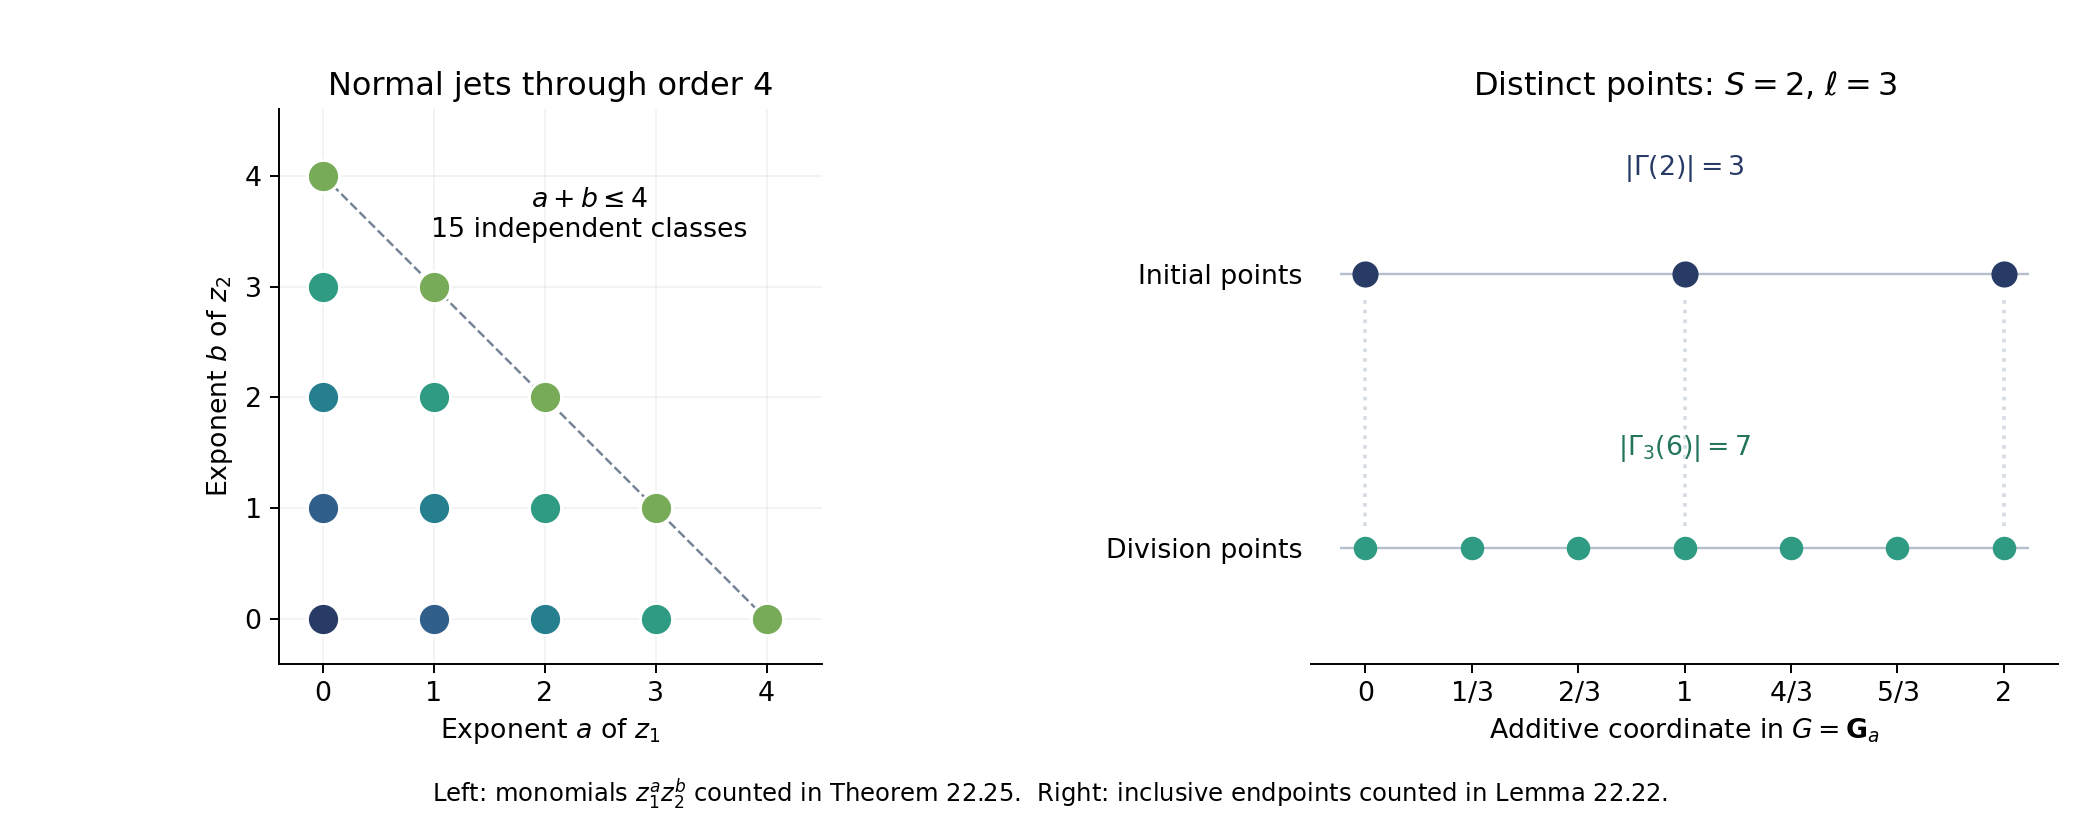

The Python source for this figure:
"""Exact monomial and division-point diagrams for Lesson22, no numerical fitting."""
from pathlib import Path
from math import comb
import matplotlib
matplotlib.use("Agg")
import matplotlib.pyplot as plt
from matplotlib.ticker import MultipleLocator

root = Path(__file__).resolve().parent
plt.rcParams.update({"font.size": 11, "font.family": "DejaVu Sans"})
fig, (left, right) = plt.subplots(1, 2, figsize=(12, 4.8), gridspec_kw={"width_ratios": [1.08, 1]})
colors = ["#283b66", "#315f8c", "#257f8e", "#309b83", "#77ab57"]
T = 4
points = [(a, b) for a in range(T+1) for b in range(T+1-a)]
assert len(points) == comb(T+2, 2) == 15
for a, b in points:
    left.scatter([a], [b], s=175, color=colors[a+b], edgecolor="white", linewidth=1.2, zorder=3)
left.plot([0, T], [T, 0], color="#748196", linestyle="--", linewidth=1)
left.set(xlim=(-.4, 4.5), ylim=(-.4, 4.6), xlabel=r"Exponent $a$ of $z_1$",
         ylabel=r"Exponent $b$ of $z_2$", title="Normal jets through order 4")
left.xaxis.set_major_locator(MultipleLocator(1)); left.yaxis.set_major_locator(MultipleLocator(1))
left.grid(alpha=.15); left.set_aspect("equal")
left.text(2.4, 3.65, r"$a+b\leq 4$"+"\n15 independent classes", ha="center", va="center", fontsize=11)

old = [0, 1, 2]; new = [s/3 for s in range(7)]
right.hlines([1, 0], -.08, 2.08, color="#b6bfcc", linewidth=1)
right.scatter(old, [1]*3, s=95, color="#283b66", zorder=3)
right.scatter(new, [0]*7, s=75, color="#309b83", zorder=3)
for value in old:
    right.plot([value, value], [.08, .92], color="#d5dbe3", linestyle=":")
right.set(xlim=(-.17, 2.17), ylim=(-.42, 1.6), yticks=[0, 1],
          yticklabels=["Division points", "Initial points"], xlabel=r"Additive coordinate in $G=\mathbf{G}_a$")
right.set_xticks(new, ["0", "$1/3$", "$2/3$", "1", "$4/3$", "$5/3$", "2"])
right.set_title(r"Distinct points: $S=2$, $\ell=3$")
right.text(1, 1.36, r"$|\Gamma(2)|=3$", ha="center", color="#283b66")
right.text(1, .34, r"$|\Gamma_3(6)|=7$", ha="center", color="#24755e")
for ax in (left, right):
    ax.spines[["top", "right"]].set_visible(False)
right.spines["left"].set_visible(False); right.tick_params(axis="y", length=0)
fig.subplots_adjust(left=.07, right=.98, top=.87, bottom=.21, wspace=.46)
fig.text(.5, .045, "Left: monomials $z_1^a z_2^b$ counted in Theorem 22.25.  "
         "Right: inclusive endpoints counted in Lemma 22.22.", ha="center", fontsize=10)
fig.savefig(root/"jets-and-division.png", dpi=175, facecolor="white")
plt.close(fig)
print("Saved jets-and-division.png; exact counts 15 and 7.")
